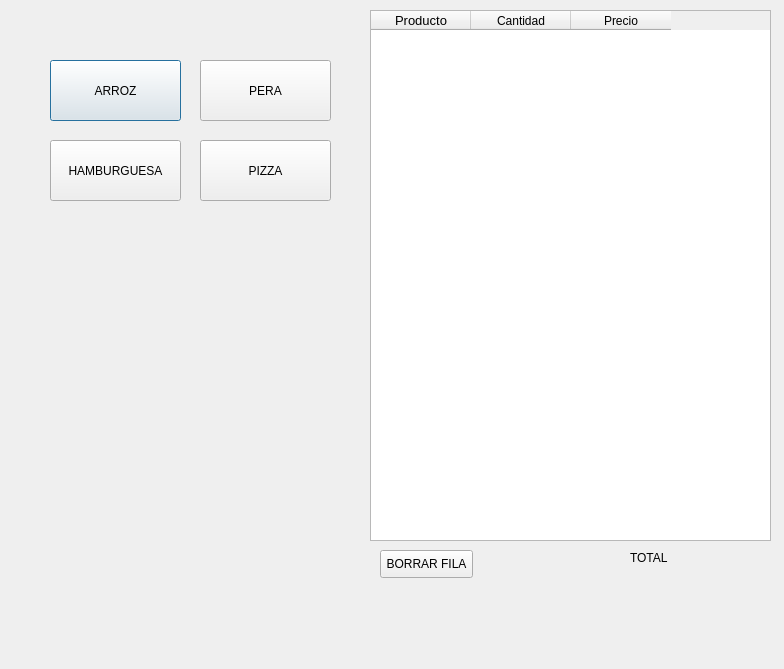
<?xml version="1.0" encoding="UTF-8"?>
<ui version="4.0">
 <class>Dialog</class>
 <widget class="QDialog" name="Dialog">
  <property name="geometry">
   <rect>
    <x>0</x>
    <y>0</y>
    <width>784</width>
    <height>669</height>
   </rect>
  </property>
  <property name="windowTitle">
   <string>Dialog</string>
  </property>
  <widget class="QTableWidget" name="cuenta3">
   <property name="geometry">
    <rect>
     <x>370</x>
     <y>10</y>
     <width>401</width>
     <height>531</height>
    </rect>
   </property>
   <attribute name="horizontalHeaderMinimumSectionSize">
    <number>40</number>
   </attribute>
   <attribute name="verticalHeaderMinimumSectionSize">
    <number>40</number>
   </attribute>
   <column>
    <property name="text">
     <string>Producto</string>
    </property>
    <property name="font">
     <font>
      <pointsize>10</pointsize>
     </font>
    </property>
   </column>
   <column>
    <property name="text">
     <string>Cantidad</string>
    </property>
   </column>
   <column>
    <property name="text">
     <string>Precio</string>
    </property>
   </column>
  </widget>
  <widget class="QLabel" name="total3">
   <property name="geometry">
    <rect>
     <x>630</x>
     <y>550</y>
     <width>91</width>
     <height>16</height>
    </rect>
   </property>
   <property name="text">
    <string>TOTAL</string>
   </property>
  </widget>
  <widget class="QPushButton" name="arroz3">
   <property name="geometry">
    <rect>
     <x>50</x>
     <y>60</y>
     <width>131</width>
     <height>61</height>
    </rect>
   </property>
   <property name="text">
    <string>ARROZ</string>
   </property>
  </widget>
  <widget class="QPushButton" name="pera3">
   <property name="geometry">
    <rect>
     <x>200</x>
     <y>60</y>
     <width>131</width>
     <height>61</height>
    </rect>
   </property>
   <property name="text">
    <string>PERA</string>
   </property>
  </widget>
  <widget class="QPushButton" name="hamburguesa3">
   <property name="geometry">
    <rect>
     <x>50</x>
     <y>140</y>
     <width>131</width>
     <height>61</height>
    </rect>
   </property>
   <property name="text">
    <string>HAMBURGUESA</string>
   </property>
  </widget>
  <widget class="QPushButton" name="pizza3">
   <property name="geometry">
    <rect>
     <x>200</x>
     <y>140</y>
     <width>131</width>
     <height>61</height>
    </rect>
   </property>
   <property name="text">
    <string>PIZZA</string>
   </property>
  </widget>
  <widget class="QPushButton" name="borrar3">
   <property name="geometry">
    <rect>
     <x>380</x>
     <y>550</y>
     <width>93</width>
     <height>28</height>
    </rect>
   </property>
   <property name="text">
    <string>BORRAR FILA</string>
   </property>
  </widget>
 </widget>
 <resources/>
 <connections/>
</ui>
